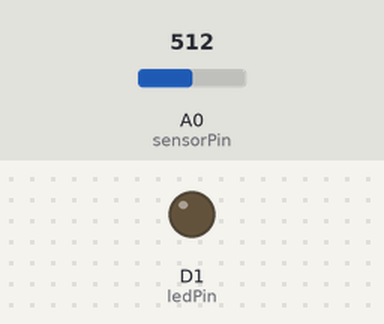
Simulated run of this sketch. Board: ESP8266 (Wemos D1 mini). Parts: output pins drawn as LEDs (lit = HIGH). The test bench sets the inputs (shaded band); at power-on: A0 (sensorPin) = 512. WiFi joins after 1.5 s; servers stay silent unless stated; no MQTT or app messages arrive unless stated.

Above: at 4.3 s.
At 10.05 s:
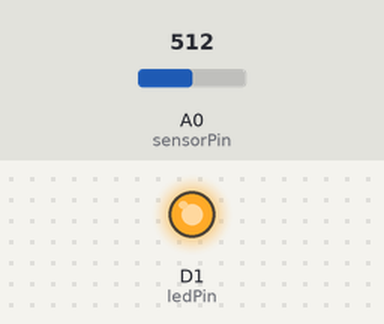
Timing chart, 0 to 10.3 s (numbered marks = the images above):
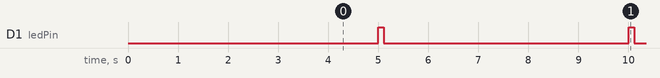

The sketch:

Papawai-Transmissions.turbidity.ino
```cpp
//             _ _     _ _   _     _                   _
//            (_) |   | | | | |   (_)                 (_)
//   __      ___| | __| | |_| |__  _ _ __   __ _ ___   _  ___
//   \ \ /\ / / | |/ _` | __| '_ \| | '_ \ / _` / __| | |/ _ \
//    \ V  V /| | | (_| | |_| | | | | | | | (_| \__ \_| | (_) |
//     \_/\_/ |_|_|\__,_|\__|_| |_|_|_| |_|\__, |___(_)_|\___/
//                                         __ / |
//                                       | ___ /

//   Papawai Transmissions
//   1st Prototype for Wemos D1 mini for measuring turbidity
//
//   wildthings.io - Birgit Bachler, Aotearoa/New Zealand, 2019
//

boolean debug = false;

// MQTT
#include <PubSubClient.h>
#include <ESP8266WiFi.h>
#define node_name "papawai/haranu" // https://maoridictionary.co.nz/search?idiom=&phrase=&proverb=&loan=&histLoanWords=&keywords=haranu
#define turbidityTopic "papawai/renga"

// Broker Setup
const char* ssid = "Moturoa_Transmissions";
const char* password = "Tangaroa";
const char* mqtt_server = "192.168.42.1";

WiFiClient espClient;
PubSubClient client(espClient);

unsigned long boardTime = 0 ;

#define sensorPin A0    // select the input pin for the LDR
#define ledPin D1 // select output pin for LED

int murkValue = 0;  // variable to store the value coming from the sensor
int ledValue = 512; // low light LED

void callback(char* topic, byte * payload, unsigned int length) {
  //convert topic to string to make it easier to work with

  //Print out some debugging info
  if (debug) {
    Serial.println("Callback update.");
    Serial.print("Topic: ");
    Serial.println(topic);
  }
}


void reconnect() {
  //attempt to connect to the wifi if connection is lost
  if (WiFi.status() != WL_CONNECTED) {
    long waitTime = millis();
    //debug printing
    if (debug) {
      Serial.print("Connecting to ");
      Serial.println(ssid);
    }
    //

    //loop while we wait for connection
    while (WiFi.status() != WL_CONNECTED) {
      delay(500);
      if (debug) {
        Serial.print(".");
      }
    }

    //print out some more debug once connected


  }

  //make sure we are connected to WIFI before attemping to reconnect to MQTT
  if (WiFi.status() == WL_CONNECTED) {
    // Loop until we're reconnected to the MQTT server
    while (!client.connected()) {
      if (debug) {
        Serial.print("Attempting MQTT connection...");
      }
      // Attempt to connect
      if (client.connect(node_name)) {
        client.disconnect();
        delay(100);
        client.connect(node_name);
        if (debug) {
          Serial.println("connected");
        }
        // ... and subscribe to topic
        // client.subscribe(notopic);


      } else {
        if (debug) {
          Serial.print("failed, rc=");
          Serial.print(client.state());
          Serial.println(" try again in 5 seconds");
        }
        // Wait 5 seconds before retrying
        delay(5000);
      }
    }
  }
}
void setup() {
  Serial.begin(9600);
  pinMode(ledPin, OUTPUT);

  //start wifi subsystem
  WiFi.begin(ssid, password);
  client.setServer(mqtt_server, 1883);
  client.setCallback(callback);

  //attempt to connect to the WIFI network and then connect to the MQTT server
  reconnect();

  //wait a bit before starting the main loop
  delay(2000);
}

void loop() {

  if (!client.connected() && WiFi.status() == 3) {
    reconnect();
  }
  client.loop();
  boardTime = millis();

  if ((boardTime % 5000) == 0) {

    analogWrite(ledPin, ledValue);
    delay(100);
    murkValue = analogRead(sensorPin);  // read the value from the sensor:
    if (debug) {
      Serial.println(murkValue);
    }
    char result[20] = "";
    dtostrf(murkValue, 3, 1, result);
    delay(10);
    client.publish(turbidityTopic, result);
    analogWrite(ledPin, 0);

  }

}
```

Measured:
- by itself, D1 (ledPin): alternates HIGH for 0.11 s and LOW for 4.9 s
